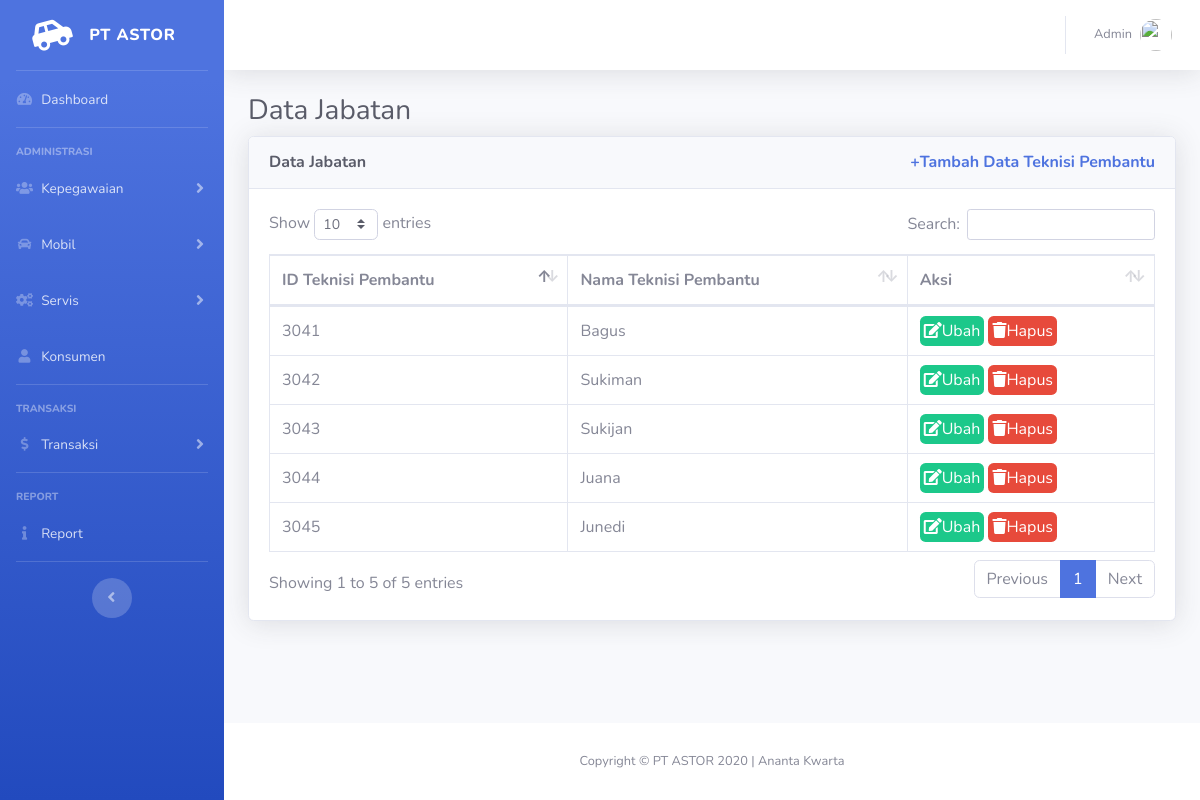
Page /index.php/coteknisi on the committed database.
### tables this page shows
CREATE TABLE `coteknisi` (
  `idCoTeknisi` int(11) NOT NULL,
  `namaCoTeknisi` varchar(255) NOT NULL
);

### application/controllers/CoTeknisi.php (called while the page is built, shortened)
<?php
class Coteknisi extends CI_Controller
{
    public function __construct()
    {
        $this->load->database();
        $this->load->model('m_coteknisi');
        $this->load->library('form_validation');
    }
    public function index()
    {
        $data['judul'] = 'Data Teknisi Pembantu';
        $data['coteknisi'] = $this->m_coteknisi->getAll();
        $this->load->view('templates/header', $data);
        $this->load->view('kepegawaian/coteknisi/index', $data);
        $this->load->view('templates/footer');
    }
}

### index.php (called while the page is built, shortened)
<?php
require_once BASEPATH.'core/CodeIgniter.php';

### application/models/M_coteknisi.php (called while the page is built, shortened)
<?php
class m_coteknisi extends CI_Model
{
    public function getAll()
    {
        return $this->db->get('coteknisi')->result_array();
    }
}

### application/views/kepegawaian/coteknisi/index.php (the view, shortened to what this page needs)
<div class="container-fluid">
    <h1 class="h3 mb-2 text-gray-800">Data Jabatan</h1>
    <div class="card shadow mb-4">
        <div class="card-header py-3">
            <h6 class="m-0 font-weight-bold text-gray-800">Data Jabatan <a href="<?= base_url(); ?>coteknisi/tambah" class="m-0 font-weight-bold text-primary float-right">+Tambah Data Teknisi Pembantu</a></h6>
        </div>
        <div class="card-body">
            <div class="table-responsive">
                <table class="table table-bordered" id="dataTable" width="100%" cellspacing="0">
                    <thead>
                        <tr>
                            <th>ID Teknisi Pembantu</th>
                            <th>Nama Teknisi Pembantu</th>
                            <th>Aksi</th>
                        </tr>
                    </thead>
                    <tbody>
                        <?php foreach ($coteknisi as $ct) : ?>
                            <tr>
                                <td><?= $ct['idCoTeknisi']; ?></td>
                                <td><?= $ct['namaCoTeknisi']; ?></td>
                                <td>
                                    <a class="p-1 rounded btn-success" href="<?= base_url(); ?>coteknisi/ubah/<?= $ct['idCoTeknisi']; ?>"><i class="fas fa-edit text-white"></i>Ubah</a>
                                    <a class="p-1 rounded btn-danger" href="<?= base_url(); ?>coteknisi/hapus/<?= $ct['idCoTeknisi']; ?>" onclick="return confirm('Apakah Anda yakin akan menghapus <?= $ct['namaCoTeknisi']; ?>?')"><i class="fas fa-trash text-white"></i>Hapus</a>
                                </td>
                            </tr>
                        <?php endforeach; ?>
                    </tbody>
                </table>
            </div>
        </div>
    </div>
</div>
</div>

### rows in the picture
coteknisi: idCoTeknisi "3041", namaCoTeknisi "Bagus"
coteknisi: idCoTeknisi "3042", namaCoTeknisi "Sukiman"
coteknisi: idCoTeknisi "3043", namaCoTeknisi "Sukijan"
coteknisi: idCoTeknisi "3044", namaCoTeknisi "Juana"
coteknisi: idCoTeknisi "3045", namaCoTeknisi "Junedi"
